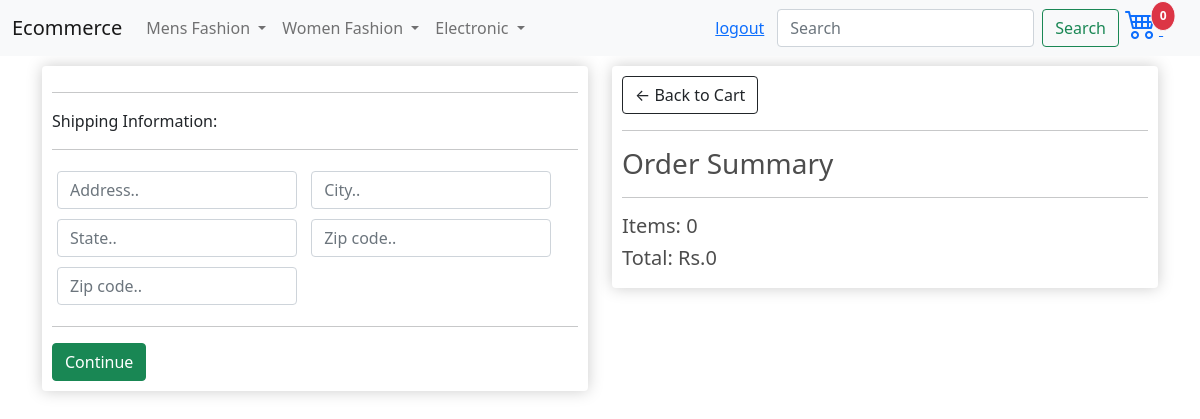
Before: /checkout/ (signed in) with the older database file.
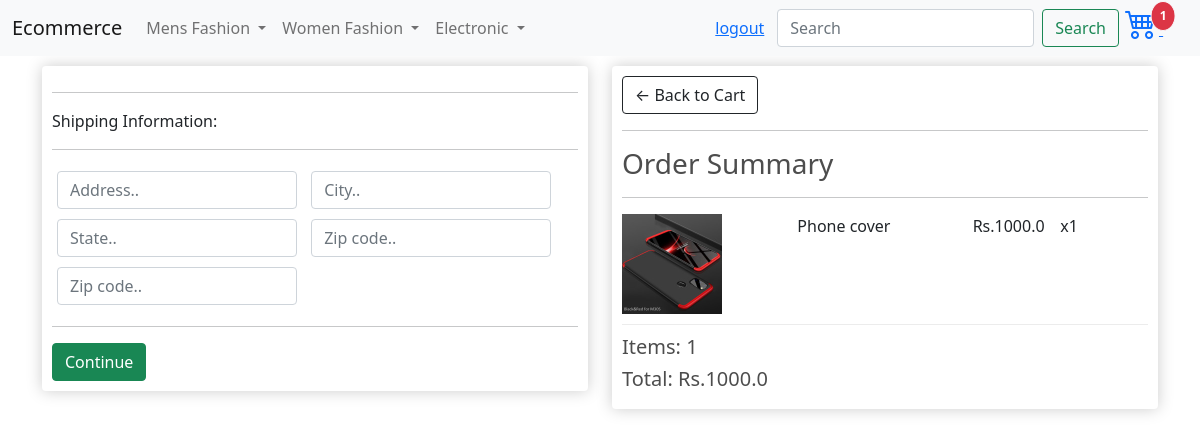
After: the same page with the newer database file.
### store/models.py (models this page shows, shortened)
class Order(models.Model):
    customer = models.ForeignKey(Customer, on_delete=models.SET_NULL, null=True, blank=True)
    date_ordered = models.DateTimeField(auto_now_add=True)
    complete = models.BooleanField(default=False)
    transaction_id = models.CharField(max_length=100, null=True)
    @property
    def get_cart_total(self):
        orderitems = self.orderitem_set.all()
        total = sum([item.get_total for item in orderitems])
        return total
    @property
    def get_cart_items(self):
        orderitems = self.orderitem_set.all()
        total = sum([item.quantity for item in orderitems])
        return total

class OrderItem(models.Model):
    product = models.ForeignKey(Product, on_delete=models.SET_NULL, null=True)
    order = models.ForeignKey(Order, on_delete=models.SET_NULL, null=True)
    quantity = models.IntegerField(default=0, null=True, blank=True)
    date_added = models.DateTimeField(auto_now_add=True)
    @property
    def get_total(self):
        total = self.product.price * self.quantity
        return total

class Product(models.Model):
    product_status = (
        ('N',"New"),
        ('T',"Trending"),
        ('X','Excel'),
            )
    category_type = (
        ("Men","Men"),
        ("Women","Women"),
        ("Electronic","Electronic"),
        ("Book","Book"),)
    name = models.CharField(max_length=200)
    price = models.FloatField()
    category = models.CharField(max_length=10,choices=category_type,null=True, blank=True)
    status = models.CharField(max_length=1,choices= product_status,null=True, blank=True)
    description = models.TextField(null=True,blank = True)
    featured = models.ImageField(null=True, blank=True)
    @property
    def imageURL(self):
        try:
            url = self.featured.url
        except:
            url = ''
        return url

### store/views.py (the view)
# urls.py: path('checkout/',views.checkout , name = 'checkout'),
def checkout(request):
    data = cartData(request)
    cartItems = data['cartItems']
    order = data['order']
    items = data['items']
    context = {'items':items, 'order':order, 'cartItems':cartItems}
    return render(request, 'store/checkout.html', context)

### store/utils.py (called while the page is built)
def cartData(request):
    if request.user.is_authenticated:
        customer = request.user.customer
        order, created = Order.objects.get_or_create(customer=customer, complete=False)
        items = order.orderitem_set.all()
        cartItems = order.get_cart_items
    else:
        cookieData = cookieCart(request)
        cartItems = cookieData['cartItems']
        order = cookieData['order']
        items = cookieData['items']
    return {'cartItems':cartItems ,'order':order, 'items':items}

### store/templates/store/checkout.html (shortened to what this page needs)
{% extends 'store/main.html' %}
{% load static %}
{% block content %}
     <div class="container">
        <div class="row">
        <div class="col-lg-6">
            <div class="box-element" id="form-wrapper">
                <form id="form">
                    <div id="shipping-info">
                        <hr>
                        <p>Shipping Information:</p>
                        <hr>
                        <div class="form-field">
                            <input class="form-control" type="text" name="address" placeholder="Address..">
                        </div>
                        <div class="form-field">
                            <input class="form-control" type="text" name="city" placeholder="City..">
                        </div>
                        <div class="form-field">
                            <input class="form-control" type="text" name="state" placeholder="State..">
                        </div>
                        <div class="form-field">
                            <input class="form-control" type="text" name="zipcode" placeholder="Zip code..">
                        </div>
                        <div class="form-field">
                            <input class="form-control" type="text" name="country" placeholder="Zip code..">
                        </div>
                    </div>
                    <hr>
                    <input id="form-button" class="btn btn-success btn-block" type="submit" value="Continue">
                </form>
            </div>
        <br>
        </div>
        <div class="col-lg-6">
            <div class="box-element">
                <a  class="btn btn-outline-dark" href="{% url 'cart' %}">&#x2190; Back to Cart</a>
                <hr>
                <h3>Order Summary</h3>
                <hr>
                {% for item in items %}
                <div class="cart-row">
                    <div style="flex:2"><img class="row-image" src={{ item.product.imageURL }}></div>
                    <div style="flex:2"><p> {{ item.product.name }}</p></div>
                    <div style="flex:1"><p>Rs.{{ item.product.price }}</p></div>
                    <div style="flex:1"><p> x{{ item.quantity }}</p></div>
                </div>
                {% endfor %}
                <h5>Items:   {{ order.get_cart_items }}</h5>
                <h5>Total:   Rs.{{ order.get_cart_total }}</h5>
            </div>
        </div>
        </div>
    </div>
{% endblock content %}

Changed rows visible on the page:
added OrderItem: product.imageURL (picture), product.name "Phone cover", product.price "1000.0", quantity "1"
computed for Order: get_cart_items "0" → "1"; get_cart_total "0" → "1000.0"
Other visible differences:
{{ cartItems }}: "0" → "1"
